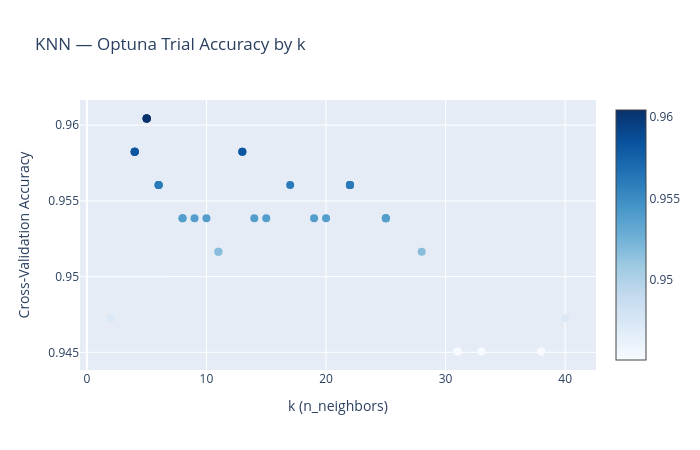
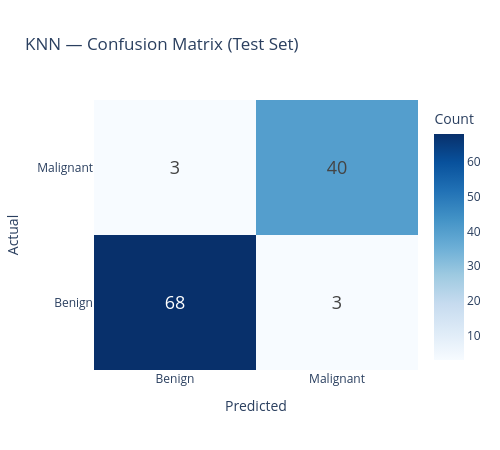

Notebook code cell kept with these figures, in order:
### Markdown cell above
## KNN

### Code cell
import optuna
from sklearn import neighbors

optuna.logging.set_verbosity(optuna.logging.WARNING)

def objective(trial):
    k = trial.suggest_int('n_neighbors', 2, 41)
    model = neighbors.KNeighborsClassifier(n_neighbors=k)
    return model_selection.cross_val_score(model, features_train, target_train, cv=5, scoring='accuracy').mean()

study = optuna.create_study(direction='maximize')
study.optimize(objective, n_trials=40)

plot_optuna_trials(study, 'KNN').show()
plot_confusion_matrix(target_test, knn_predictions, 'KNN').show()

### Figure 1 — Plotly figure (JSON) as saved in the notebook; plotly's stock layout.template omitted (floating-point values rounded to 4 significant figures)
{"data": [{"hoverinfo": "text", "marker": {"color": [0.9473, 0.9473, 0.9582, 0.9582, 0.9582, 0.9582, 0.9604, 0.9604, 0.9604, 0.9604, 0.956, 0.956, 0.956, 0.9538, 0.9538, 0.9538, 0.9538, 0.9516, 0.9516, 0.9582, 0.9582, 0.9538, 0.9538, 0.956, 0.9538, 0.9538, 0.956, 0.956, 0.956, 0.956, 0.9538, 0.9538, 0.9538, 0.9516, 0.9451, 0.9451, 0.9451, 0.9451, 0.9451, 0.9473], "colorscale": [[0, "rgb(247,251,255)"], [0.125, "rgb(222,235,247)"], [0.25, "rgb(198,219,239)"], [0.375, "rgb(158,202,225)"], [0.5, "rgb(107,174,214)"], [0.625, "rgb(66,146,198)"], [0.75, "rgb(33,113,181)"], [0.875, "rgb(8,81,156)"], [1, "rgb(8,48,107)"]], "showscale": true, "size": 8}, "mode": "markers", "text": ["k=2, acc=0.9473", "k=2, acc=0.9473", "k=4, acc=0.9582", "k=4, acc=0.9582", "k=4, acc=0.9582", "k=4, acc=0.9582", "k=5, acc=0.9604", "k=5, acc=0.9604", "k=5, acc=0.9604", "k=5, acc=0.9604", "k=6, acc=0.9560", "k=6, acc=0.9560", "k=6, acc=0.9560", "k=8, acc=0.9538", "k=8, acc=0.9538", "k=9, acc=0.9538", "k=10, acc=0.9538", "k=11, acc=0.9516", "k=11, acc=0.9516", "k=13, acc=0.9582", "k=13, acc=0.9582", "k=14, acc=0.9538", "k=15, acc=0.9538", "k=17, acc=0.9560", "k=19, acc=0.9538", "k=20, acc=0.9538", "k=22, acc=0.9560", "k=22, acc=0.9560", "k=22, acc=0.9560", "k=22, acc=0.9560", "k=25, acc=0.9538", "k=25, acc=0.9538", "k=25, acc=0.9538", "k=28, acc=0.9516", "k=31, acc=0.9451", "k=31, acc=0.9451", "k=33, acc=0.9451", "k=38, acc=0.9451", "k=38, acc=0.9451", "k=40, acc=0.9473"], "type": "scatter", "x": [2, 2, 4, 4, 4, 4, 5, 5, 5, 5, 6, 6, 6, 8, 8, 9, 10, 11, 11, 13, 13, 14, 15, 17, 19, 20, 22, 22, 22, 22, 25, 25, 25, 28, 31, 31, 33, 38, 38, 40], "y": [0.9473, 0.9473, 0.9582, 0.9582, 0.9582, 0.9582, 0.9604, 0.9604, 0.9604, 0.9604, 0.956, 0.956, 0.956, 0.9538, 0.9538, 0.9538, 0.9538, 0.9516, 0.9516, 0.9582, 0.9582, 0.9538, 0.9538, 0.956, 0.9538, 0.9538, 0.956, 0.956, 0.956, 0.956, 0.9538, 0.9538, 0.9538, 0.9516, 0.9451, 0.9451, 0.9451, 0.9451, 0.9451, 0.9473]}], "layout": {"height": 450, "title": {"text": "KNN — Optuna Trial Accuracy by k"}, "width": 700, "xaxis": {"title": {"text": "k (n_neighbors)"}}, "yaxis": {"title": {"text": "Cross-Validation Accuracy"}}}}

### Figure 2 — Plotly figure (JSON) as saved in the notebook; plotly's stock layout.template omitted (floating-point values rounded to 4 significant figures)
{"data": [{"colorbar": {"title": {"text": "Count"}}, "colorscale": [[0, "rgb(247,251,255)"], [0.125, "rgb(222,235,247)"], [0.25, "rgb(198,219,239)"], [0.375, "rgb(158,202,225)"], [0.5, "rgb(107,174,214)"], [0.625, "rgb(66,146,198)"], [0.75, "rgb(33,113,181)"], [0.875, "rgb(8,81,156)"], [1, "rgb(8,48,107)"]], "text": [[68, 3], [3, 40]], "textfont": {"size": 18}, "texttemplate": "%{text}", "type": "heatmap", "x": ["Benign", "Malignant"], "y": ["Benign", "Malignant"], "z": [[68, 3], [3, 40]]}], "layout": {"height": 450, "title": {"text": "KNN — Confusion Matrix (Test Set)"}, "width": 500, "xaxis": {"title": {"text": "Predicted"}}, "yaxis": {"title": {"text": "Actual"}}}}
